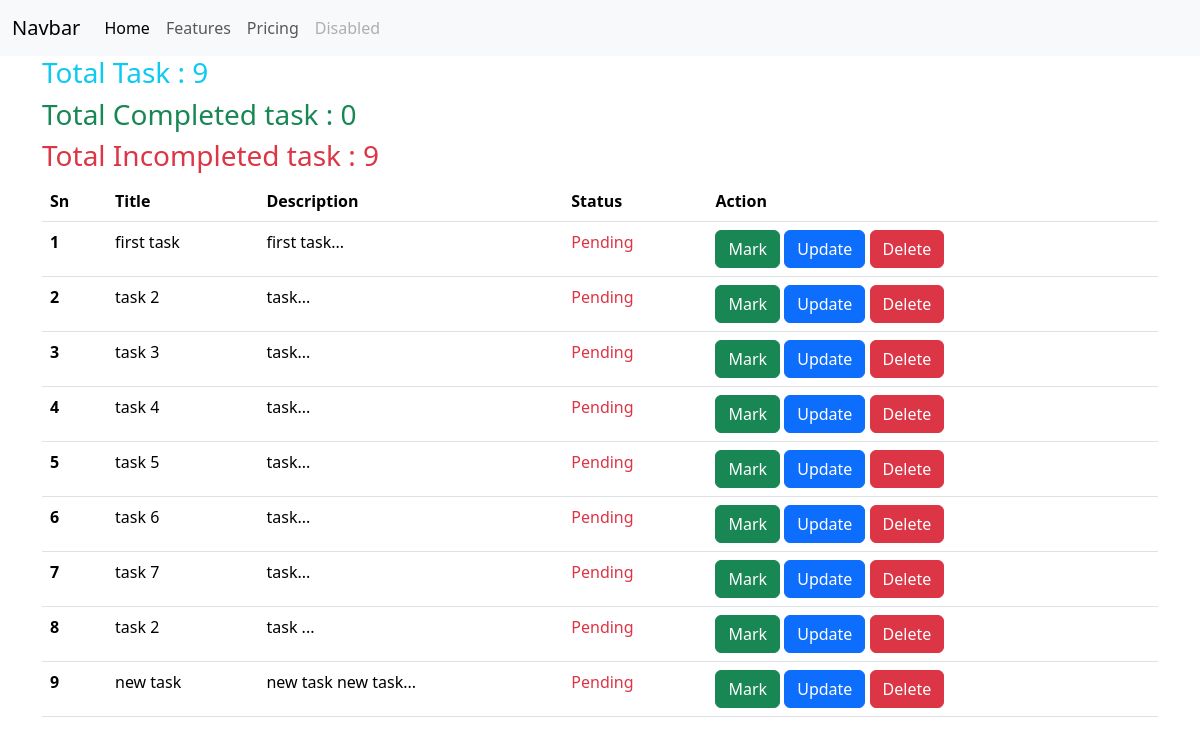
The page /todo/ on the database as committed earlier.
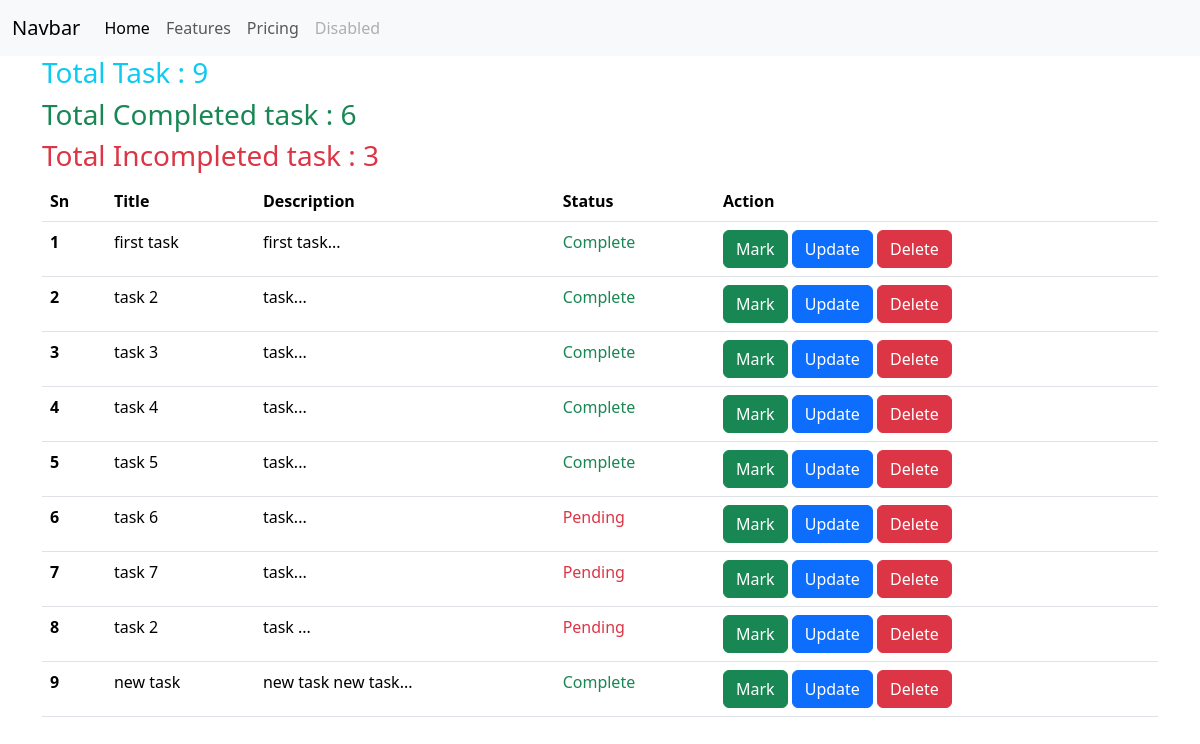
The same page on the database as committed later.
### todo/models.py (models this page shows)
class Todolist(models.Model):
    title = models.CharField(max_length=50)
    description = models.TextField()
    status =models.BooleanField(default=False)

### todo/views.py (the view)
# urls.py: path('',include('todo.urls'))
def todo(request):
   tasks = Todolist.objects.all()
   total_task = tasks.count()
   total_complete = tasks.filter(status = True).count()
   total_incomplete = tasks.filter(status = False).count()
   context = {
      "tasks":tasks,
      "total_task" : total_task,
      "total_complete" : total_complete,
      "total_incomplete" : total_incomplete
   }
   return render(request,'todolist.html', context)

### templates/todolist.html (shortened to what this page needs)
{% extends "base.html" %}
{% block body %}
<div class="container">
   <span class="text-info">
   <h3>Total Task : {{total_task}}</h3>
   <span class="text-success">
   <h3>Total Completed task : {{total_complete}}</h3>
   <span class="text-danger">
   <h3>Total Incompleted task : {{total_incomplete}}</h3>
   <table class="table">
      <thead>
         <tr>
            <th scope="col">Sn</th>
            <th scope="col">Title</th>
            <th scope="col">Description</th>
            <th scope="col">Status</th>
            <th scope="col">Action</th>
         </tr>
      </thead>
      <tbody>
         {% for task in tasks %}
         <tr>
            <th scope="row">{{forloop.counter}}</th>
            <td>{{task.title}}</td>
            <td>{{task.description}}</td>
            <td>
               {% if task.status %}
               <span class="text-success">
                  Complete
               </span>
               {% else %}
               <span class="text-danger">
                  Pending
               </span>
               {% endif %}
            </td>
            <td>
               <a href="{{task.id}}" class="btn btn-success">
                  Mark
               </a>
               <a href="{{task.id}}/update" class="btn btn-primary">
                  Update
               </a>
               <a href="{{task.id}}/delete" class="btn btn-danger">
                  Delete
               </a>
            </td>
         </tr>
         {% endfor %}
      </tbody>
   </table>
</div>
{% endblock body %}

### templates/base.html (shortened to what this page needs)
<!DOCTYPE html>
<html lang="en">
<head>
    <link href="https://cdn.jsdelivr.net/npm/bootstrap@5.3.3/dist/css/bootstrap.min.css" rel="stylesheet">
  </head>
</head>
<body>
    <nav class="navbar navbar-expand-lg bg-body-tertiary">
        <div class="container-fluid">
          <a class="navbar-brand" href="#">Navbar</a>
          <div class="collapse navbar-collapse" id="navbarNav">
            <ul class="navbar-nav">
              <li class="nav-item">
                <a class="nav-link active" aria-current="page" href="#">Home</a>
              </li>
              <li class="nav-item">
                <a class="nav-link" href="#">Features</a>
              </li>
              <li class="nav-item">
                <a class="nav-link" href="#">Pricing</a>
              </li>
              <li class="nav-item">
                <a class="nav-link disabled" aria-disabled="true">Disabled</a>
              </li>
            </ul>
          </div>
        </div>
      </nav>
      {% block body %}{% endblock body %}
</body>
</html>

Rows that differ between the two databases and show on the page:
changed Todolist "first task": status "Pending" → "Complete"
changed Todolist (number 2 of 9 on the later page): status "Pending" → "Complete"
changed Todolist "task 3": status "Pending" → "Complete"
changed Todolist "task 4": status "Pending" → "Complete"
changed Todolist "task 5": status "Pending" → "Complete"
changed Todolist "new task": status "Pending" → "Complete"
Other text that changed with them:
{{ total_complete }}: "0" → "6"
{{ total_incomplete }}: "9" → "3"
